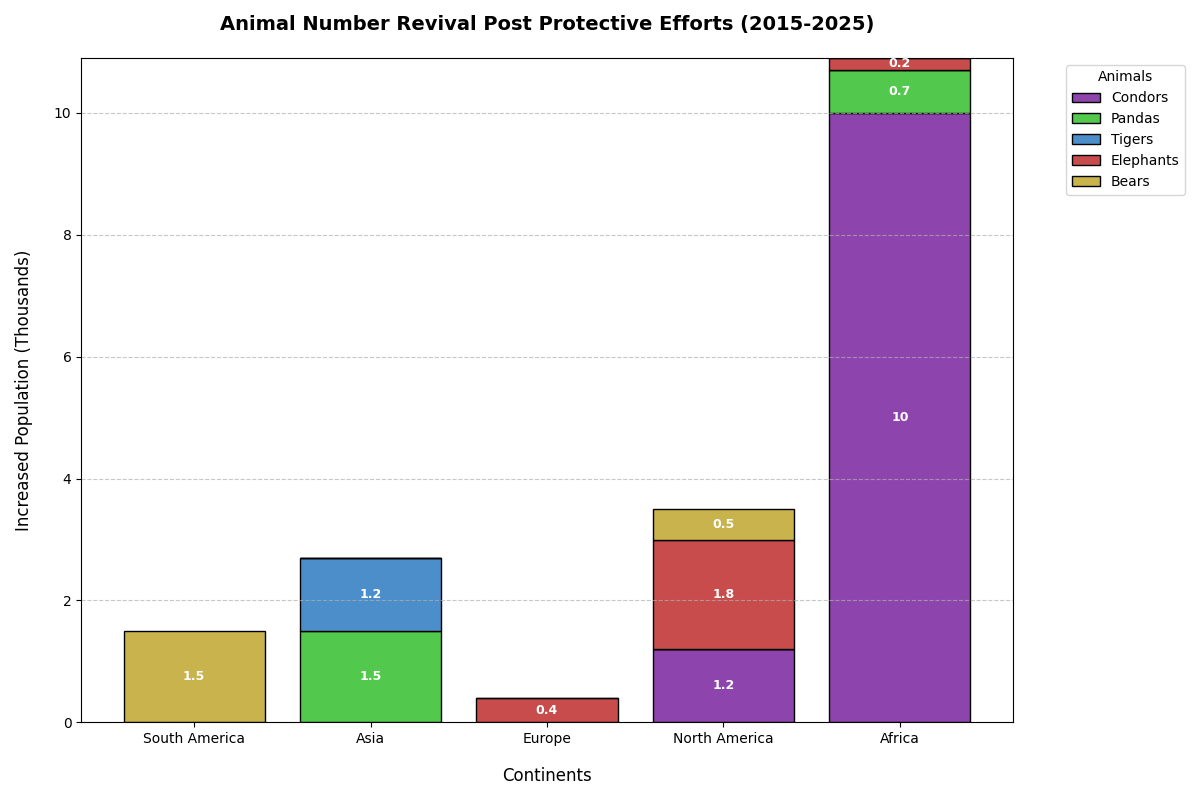

Python code for this plot:
import matplotlib.pyplot as plt
import numpy as np

# Altered Backstory: An overview of animal number revival in different continents over several years post protective actions.
continents = ['South America', 'Asia', 'Europe', 'North America', 'Africa']
animals = ['Condors', 'Pandas', 'Tigers', 'Elephants', 'Bears']

# Population increase data (in thousands)
data = [
    [0, 0, 0, 0, 1.5],
    [0, 1.5, 1.2, 0, 0],
    [0, 0, 0, 0.4, 0],
    [1.2, 0, 0, 1.8, 0.5],
    [10, 0.7, 0, 0.2, 0]
]
data_transposed = np.array(data).T

colors = ['#8e44ad', '#52c94c', '#4c8ec9', '#c94c4c', '#c9b34c']

fig, ax = plt.subplots(figsize=(12, 8))

bottom_values = np.zeros(len(continents))
for idx, (animal_data, color) in enumerate(zip(data_transposed, colors)):
    ax.bar(continents, animal_data, label=animals[idx], color=color, bottom=bottom_values, edgecolor='black')
    bottom_values += animal_data

for continent_idx, continent_data in enumerate(data):
    bottom = 0
    for animal_idx, value in enumerate(continent_data):
        if value > 0:
            ax.text(continent_idx, bottom + value / 2, f'{value}', ha='center', va='center', color='white', fontsize=9, fontweight='bold')
        bottom += value

# Altered Chart configurations
ax.set_title('Animal Number Revival Post Protective Efforts (2015-2025)', fontsize=14, fontweight='bold', pad=20)
ax.set_xlabel('Continents', fontsize=12, labelpad=15)
ax.set_ylabel('Increased Population (Thousands)', fontsize=12, labelpad=15)
ax.legend(title='Animals', loc='upper left', bbox_to_anchor=(1.05, 1))
ax.yaxis.grid(True, linestyle='--', alpha=0.7)

plt.tight_layout()
plt.show()
